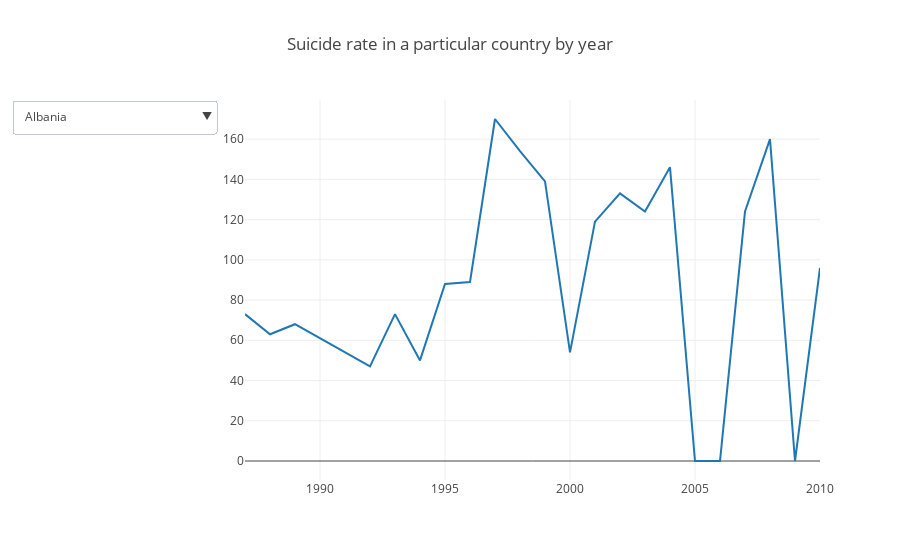

Source (notebook cell):
### Code cell
plotly_dropdown_line_plots(suicide_by_country, title = 'Suicide rate in a particular country by year')
